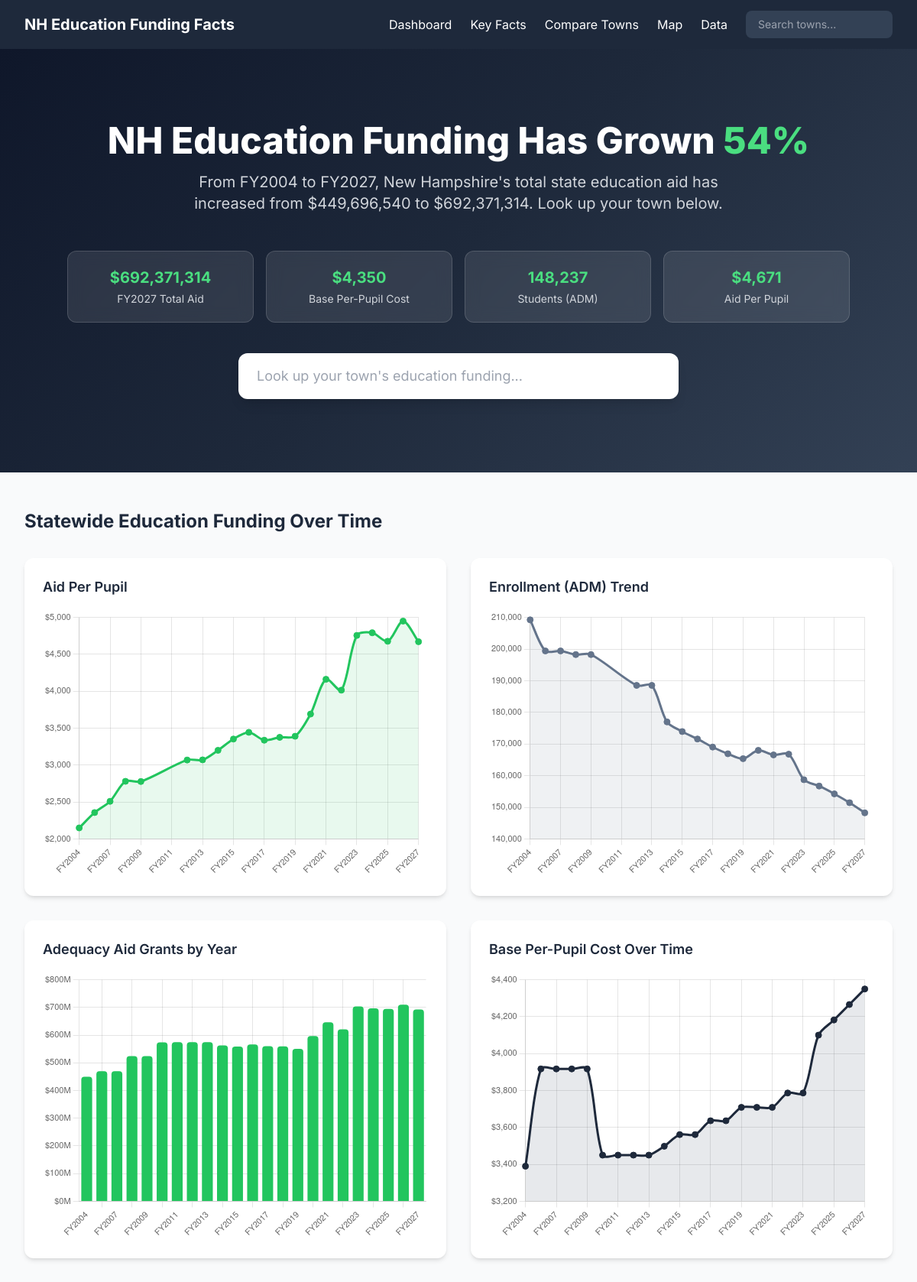
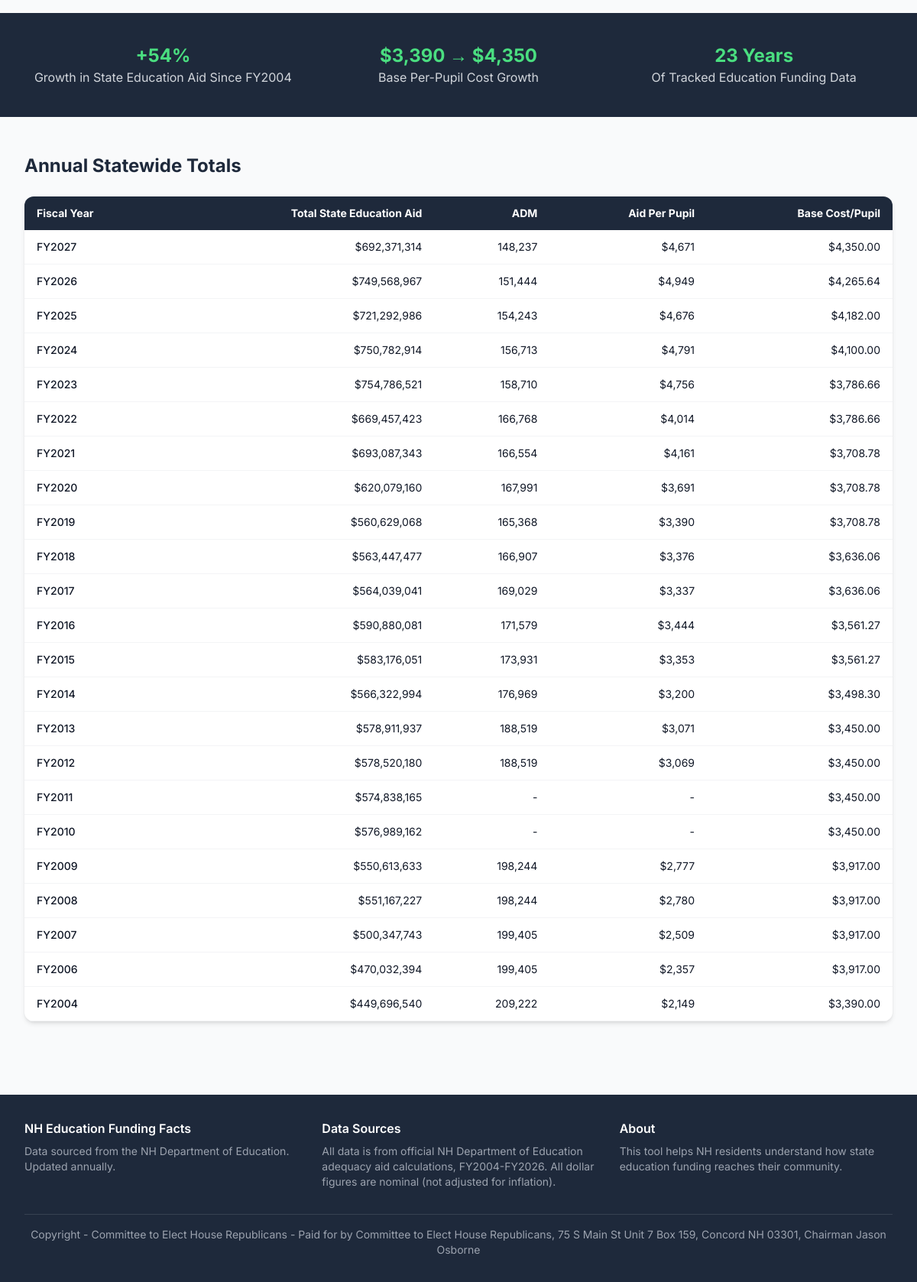
The app's page /, older data (2 pictures, top to bottom).
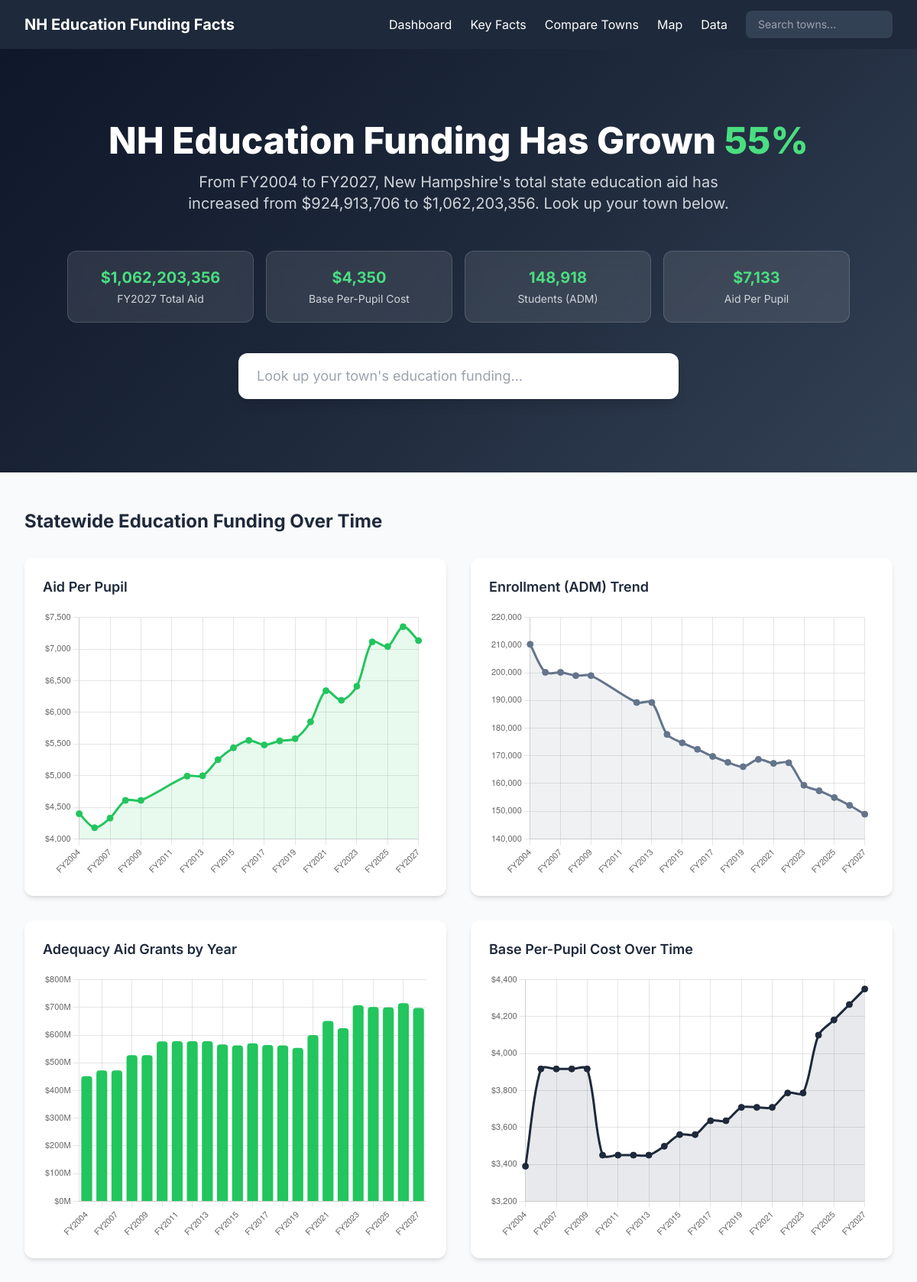
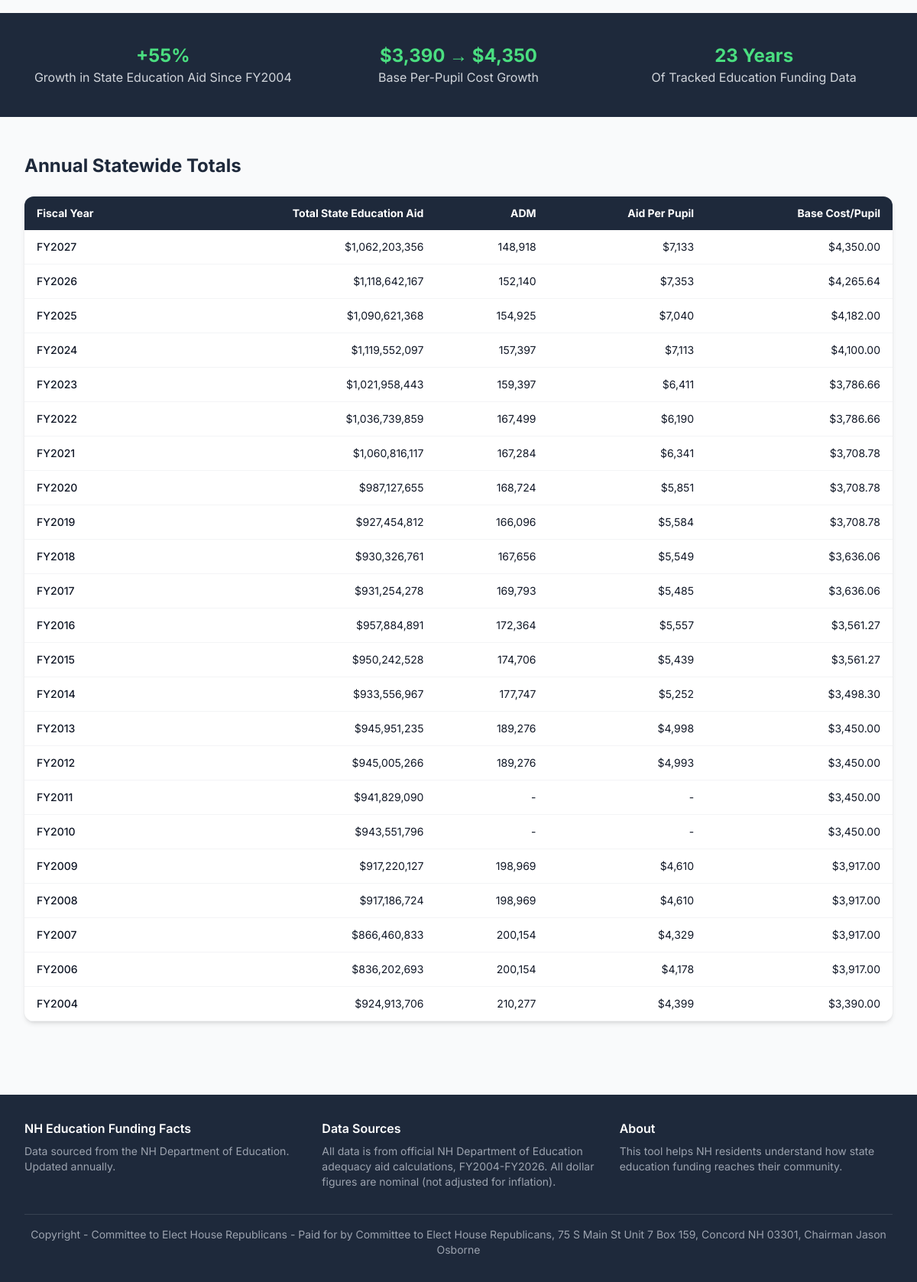
The same page, newer data (2 pictures, top to bottom).
### models.py (models this page shows)
class StatewideTotals(db.Model):
    __tablename__ = 'statewide_totals'
    fiscal_year = db.Column(db.Integer, primary_key=True)
    total_adequacy_aid = db.Column(db.Float)
    total_sped_aid = db.Column(db.Float)
    total_building_aid = db.Column(db.Float)
    total_charter_aid = db.Column(db.Float)
    total_cte_aid = db.Column(db.Float)
    total_kindergarten_aid = db.Column(db.Float)
    total_all_education_aid = db.Column(db.Float)
    base_cost_per_pupil = db.Column(db.Float)
    swept_rate = db.Column(db.Float)
    total_adm = db.Column(db.Float)
    total_fr_adm = db.Column(db.Float)
    aid_per_pupil = db.Column(db.Float)

### app.py (the view)
@app.route('/')
def index():
    totals = StatewideTotals.query.order_by(StatewideTotals.fiscal_year).all()
    years = [t.fiscal_year for t in totals]
    adequacy = [t.total_adequacy_aid or 0 for t in totals]
    sped = [t.total_sped_aid or 0 for t in totals]
    building = [t.total_building_aid or 0 for t in totals]
    charter = [t.total_charter_aid or 0 for t in totals]
    cte = [t.total_cte_aid or 0 for t in totals]
    kindergarten = [t.total_kindergarten_aid or 0 for t in totals]
    total_all = [t.total_all_education_aid or 0 for t in totals]
    per_pupil = [t.aid_per_pupil if t.aid_per_pupil and t.aid_per_pupil > 0 else None for t in totals]
    base_cost = [t.base_cost_per_pupil if t.base_cost_per_pupil and t.base_cost_per_pupil > 0 else None for t in totals]
    adm_data = [t.total_adm if t.total_adm and t.total_adm > 0 else None for t in totals]
    first = totals[0] if totals else None
    latest = totals[-1] if totals else None
    latest_good = None
    for t in reversed(totals):
        if t.total_all_education_aid and t.total_all_education_aid > 0:
            latest_good = t
            break
    first_good = None
    for t in totals:
        if t.total_all_education_aid and t.total_all_education_aid > 0:
            first_good = t
            break
    growth_pct = 0
    if first_good and latest_good and first_good.total_adequacy_aid and first_good.total_adequacy_aid > 0:
        growth_pct = ((latest_good.total_adequacy_aid - first_good.total_adequacy_aid)
                      / first_good.total_adequacy_aid) * 100
    return render_template('index.html',
                           totals=totals,
                           years=years,
                           adequacy=adequacy,
                           sped=sped,
                           building=building,
                           charter=charter,
                           cte=cte,
                           kindergarten=kindergarten,
                           total_all=total_all,
                           per_pupil=per_pupil,
                           base_cost=base_cost,
                           adm_data=adm_data,
                           first=first_good,
                           latest=latest_good,
                           growth_pct=growth_pct)

### app.py (called while the page is built)
@app.template_filter('currency_full')
def currency_full_filter(value):
    if value is None:
        return '$0'
    return f'${value:,.0f}'

@app.context_processor
def utility_processor():
    return {
        'min_year': 2004,
        'max_year': 2026,
    }

### templates/index.html (shortened to what this page needs)
{% extends "base.html" %}
{% block content %}
<section class="hero-gradient text-white py-16 md:py-24">
    <div class="max-w-7xl mx-auto px-4 sm:px-6 lg:px-8">
        <div class="text-center mb-12">
            <h1 class="text-4xl md:text-5xl font-extrabold mb-4">
                NH Education Funding Has Grown <span class="text-growth-light" id="hero-growth-pct">{{ "%.0f"|format(growth_pct) }}%</span>
            </h1>
            <p class="text-xl text-gray-300 max-w-3xl mx-auto">
                From FY{{ first.fiscal_year }} to FY{{ latest.fiscal_year }}, New Hampshire's total state education aid has increased
                from <span id="hero-first-aid">{{ first.total_all_education_aid|currency_full }}</span> to <span id="hero-latest-aid">{{ latest.total_all_education_aid|currency_full }}</span>.
                Look up your town below.
            </p>
        </div>
        <div class="grid grid-cols-1 md:grid-cols-4 gap-4 max-w-5xl mx-auto">
            <div class="stat-card rounded-xl p-5 text-center">
                <div class="text-xl font-bold text-growth-light" id="stat-total-aid">{{ latest.total_all_education_aid|currency_full }}</div>
                <div class="text-sm text-gray-300 mt-1">FY{{ latest.fiscal_year }} Total Aid</div>
            </div>
            <div class="stat-card rounded-xl p-5 text-center">
                <div class="text-xl font-bold text-growth-light" id="stat-base-cost">${{ "{:,.0f}".format(latest.base_cost_per_pupil or 0) }}</div>
                <div class="text-sm text-gray-300 mt-1">Base Per-Pupil Cost</div>
            </div>
            <div class="stat-card rounded-xl p-5 text-center">
                <div class="text-xl font-bold text-growth-light">{{ "{:,.0f}".format(latest.total_adm or 0) }}</div>
                <div class="text-sm text-gray-300 mt-1">Students (ADM)</div>
            </div>
            <div class="stat-card rounded-xl p-5 text-center">
                <div class="text-xl font-bold text-growth-light" id="stat-aid-per-pupil">${{ "{:,.0f}".format(latest.aid_per_pupil or 0) }}</div>
                <div class="text-sm text-gray-300 mt-1">Aid Per Pupil</div>
            </div>
        </div>
        <div class="max-w-xl mx-auto mt-10">
            <div class="relative">
                <input type="text" id="hero-search" placeholder="Look up your town's education funding..."
                       class="w-full px-6 py-4 rounded-xl text-gray-900 text-lg shadow-lg focus:outline-none focus:ring-4 focus:ring-growth/50">
            </div>
        </div>
    </div>
</section>
<section class="py-12">
    <div class="max-w-7xl mx-auto px-4 sm:px-6 lg:px-8">
        <h2 class="text-2xl font-bold text-navy-800 mb-8">Statewide Education Funding Over Time</h2>
        <div class="grid grid-cols-1 lg:grid-cols-2 gap-8">
            <div class="bg-white rounded-xl shadow-md p-6">
                <h3 class="text-lg font-semibold text-navy-800 mb-4">Aid Per Pupil</h3>
                <div class="chart-container" style="height: 350px;">
                    <canvas id="perPupilChart"></canvas>
                </div>
            </div>
            <div class="bg-white rounded-xl shadow-md p-6">
                <h3 class="text-lg font-semibold text-navy-800 mb-4">Enrollment (ADM) Trend</h3>
                <div class="chart-container" style="height: 350px;">
                    <canvas id="enrollmentChart"></canvas>
                </div>
            </div>
            <div class="bg-white rounded-xl shadow-md p-6">
                <h3 class="text-lg font-semibold text-navy-800 mb-4">Adequacy Aid Grants by Year</h3>
                <div class="chart-container" style="height: 350px;">
                    <canvas id="totalAidChart"></canvas>
                </div>
            </div>
            <div class="bg-white rounded-xl shadow-md p-6">
                <h3 class="text-lg font-semibold text-navy-800 mb-4">Base Per-Pupil Cost Over Time</h3>
                <div class="chart-container" style="height: 350px;">
                    <canvas id="baseCostChart"></canvas>
                </div>
            </div>
        </div>
    </div>
</section>
<section class="bg-navy-800 text-white py-10">
    <div class="max-w-7xl mx-auto px-4 sm:px-6 lg:px-8">
        <div class="grid grid-cols-1 md:grid-cols-3 gap-6 text-center">
            <div>
                <div class="text-2xl font-bold text-growth-light" id="facts-growth-pct">+{{ "%.0f"|format(growth_pct) }}%</div>
                <div class="text-gray-300">Growth in State Education Aid Since FY{{ first.fiscal_year }}</div>
            </div>
            <div>
                {% if first and latest and first.base_cost_per_pupil and latest.base_cost_per_pupil %}
                <div class="text-2xl font-bold text-growth-light" id="facts-base-cost">
                    ${{ "{:,.0f}".format(first.base_cost_per_pupil) }} &rarr; ${{ "{:,.0f}".format(latest.base_cost_per_pupil) }}
                </div>
                <div class="text-gray-300">Base Per-Pupil Cost Growth</div>
                {% endif %}
            </div>
            <div>
                <div class="text-2xl font-bold text-growth-light">23 Years</div>
                <div class="text-gray-300">Of Tracked Education Funding Data</div>
            </div>
        </div>
    </div>
</section>
<section class="py-12">
    <div class="max-w-7xl mx-auto px-4 sm:px-6 lg:px-8">
        <h2 class="text-2xl font-bold text-navy-800 mb-6">Annual Statewide Totals</h2>
        <div class="bg-white rounded-xl shadow-md overflow-x-auto">
            <table class="w-full text-sm">
                <thead class="bg-navy-800 text-white">
                    <tr>
                        <th class="px-4 py-3 text-left">Fiscal Year</th>
                        <th class="px-4 py-3 text-right">Total State Education Aid</th>
                        <th class="px-4 py-3 text-right">ADM</th>
                        <th class="px-4 py-3 text-right">Aid Per Pupil</th>
                        <th class="px-4 py-3 text-right">Base Cost/Pupil</th>
                    </tr>
                </thead>
                <tbody id="statewide-table-body">
                    {% for t in totals|reverse %}
                    <tr class="border-b border-gray-100 hover:bg-gray-50">
                        <td class="px-4 py-3 font-medium">FY{{ t.fiscal_year }}</td>
                        <td class="px-4 py-3 text-right">{{ t.total_all_education_aid|currency_full }}</td>
                        <td class="px-4 py-3 text-right">{{ "{:,.0f}".format(t.total_adm) if t.total_adm and t.total_adm > 0 else '-' }}</td>
                        <td class="px-4 py-3 text-right">{{ "${:,.0f}".format(t.aid_per_pupil) if t.aid_per_pupil and t.aid_per_pupil > 0 else '-' }}</td>
                        <td class="px-4 py-3 text-right">${{ "{:,.2f}".format(t.base_cost_per_pupil or 0) }}</td>
                    </tr>
                    {% endfor %}
                </tbody>
            </table>
        </div>
    </div>
</section>
{% endblock %}

### templates/base.html (shortened to what this page needs)
<!DOCTYPE html>
<html lang="en">
<head>
    <script src="https://cdn.tailwindcss.com"></script>
</head>
<body class="bg-gray-50 text-gray-900">
    <nav class="bg-navy-800 text-white shadow-lg">
        <div class="max-w-7xl mx-auto px-4 sm:px-6 lg:px-8">
            <div class="flex items-center justify-between h-16">
                <a href="/" class="flex items-center space-x-3">
                    <div class="text-xl font-bold">NH Education Funding Facts</div>
                </a>
                <div class="hidden md:flex items-center space-x-6">
                    <a href="/" class="hover:text-gray-300 transition">Dashboard</a>
                    <a href="/facts" class="hover:text-gray-300 transition">Key Facts</a>
                    <a href="/compare" class="hover:text-gray-300 transition">Compare Towns</a>
                    <a href="/map" class="hover:text-gray-300 transition">Map</a>
                    <a href="/data" class="hover:text-gray-300 transition">Data</a>
                    <div class="relative">
                        <input type="text" id="nav-search" placeholder="Search towns..."
                               class="bg-navy-700 text-white placeholder-gray-400 rounded-lg px-4 py-2 text-sm w-48 focus:outline-none focus:ring-2 focus:ring-growth">
                    </div>
                </div>
            </div>
        </div>
    </nav>
    <main>
        {% block content %}{% endblock %}
    </main>
    <footer class="bg-navy-800 text-gray-400 py-8 mt-12">
        <div class="max-w-7xl mx-auto px-4 sm:px-6 lg:px-8">
            <div class="grid grid-cols-1 md:grid-cols-3 gap-8">
                <div>
                    <h3 class="text-white font-semibold mb-2">NH Education Funding Facts</h3>
                    <p class="text-sm">Data sourced from the NH Department of Education. Updated annually.</p>
                </div>
                <div>
                    <h3 class="text-white font-semibold mb-2">Data Sources</h3>
                    <p class="text-sm">All data is from official NH Department of Education adequacy aid calculations, FY2004-FY2026. All dollar figures are nominal (not adjusted for inflation).</p>
                </div>
                <div>
                    <h3 class="text-white font-semibold mb-2">About</h3>
                    <p class="text-sm">This tool helps NH residents understand how state education funding reaches their community.</p>
                </div>
            </div>
            <div class="mt-8 pt-4 border-t border-gray-700 text-sm text-center">
                Copyright - Committee to Elect House Republicans - Paid for by Committee to Elect House Republicans, 75 S Main St Unit 7 Box 159, Concord NH 03301, Chairman Jason Osborne
            </div>
        </div>
    </footer>
</body>
</html>

### templates/base.html (style rules this page uses)
body { font-family: 'Inter', sans-serif; }
.hero-gradient { background: linear-gradient(135deg, #0f172a 0%, #1e293b 50%, #334155 100%); }
.stat-card { background: rgba(255,255,255,0.1); backdrop-filter: blur(10px); border: 1px solid rgba(255,255,255,0.15); }
.chart-container { position: relative; width: 100%; }

Row changes from the older to the newer data that the page shows:
changed StatewideTotals id 2004: total_all_education_aid "$449,696,540" → "$924,913,706"; total_adm "209,222" → "210,277"; aid_per_pupil "$2,149" → "$4,399"
changed StatewideTotals id 2027: total_all_education_aid "$692,371,314" → "$1,062,203,356"; total_adm "148,237" → "148,918"; aid_per_pupil "4,671" → "7,133"; aid_per_pupil "$4,671" → "$7,133"
changed StatewideTotals id 2026: total_all_education_aid "$749,568,967" → "$1,118,642,167"; total_adm "151,444" → "152,140"; aid_per_pupil "$4,949" → "$7,353"
changed StatewideTotals id 2025: total_all_education_aid "$721,292,986" → "$1,090,621,368"; total_adm "154,243" → "154,925"; aid_per_pupil "$4,676" → "$7,040"
changed StatewideTotals id 2024: total_all_education_aid "$750,782,914" → "$1,119,552,097"; total_adm "156,713" → "157,397"; aid_per_pupil "$4,791" → "$7,113"
changed StatewideTotals id 2023: total_all_education_aid "$754,786,521" → "$1,021,958,443"; total_adm "158,710" → "159,397"; aid_per_pupil "$4,756" → "$6,411"
changed StatewideTotals id 2022: total_all_education_aid "$669,457,423" → "$1,036,739,859"; total_adm "166,768" → "167,499"; aid_per_pupil "$4,014" → "$6,190"
changed StatewideTotals id 2021: total_all_education_aid "$693,087,343" → "$1,060,816,117"; total_adm "166,554" → "167,284"; aid_per_pupil "$4,161" → "$6,341"
changed StatewideTotals id 2020: total_all_education_aid "$620,079,160" → "$987,127,655"; total_adm "167,991" → "168,724"; aid_per_pupil "$3,691" → "$5,851"
changed StatewideTotals id 2019: total_all_education_aid "$560,629,068" → "$927,454,812"; total_adm "165,368" → "166,096"; aid_per_pupil "$3,390" → "$5,584"
changed StatewideTotals id 2018: total_all_education_aid "$563,447,477" → "$930,326,761"; total_adm "166,907" → "167,656"; aid_per_pupil "$3,376" → "$5,549"
changed StatewideTotals id 2017: total_all_education_aid "$564,039,041" → "$931,254,278"; total_adm "169,029" → "169,793"; aid_per_pupil "$3,337" → "$5,485"
changed StatewideTotals id 2016: total_all_education_aid "$590,880,081" → "$957,884,891"; total_adm "171,579" → "172,364"; aid_per_pupil "$3,444" → "$5,557"
changed StatewideTotals id 2015: total_all_education_aid "$583,176,051" → "$950,242,528"; total_adm "173,931" → "174,706"; aid_per_pupil "$3,353" → "$5,439"
changed StatewideTotals id 2014: total_all_education_aid "$566,322,994" → "$933,556,967"; total_adm "176,969" → "177,747"; aid_per_pupil "$3,200" → "$5,252"
changed StatewideTotals id 2013: total_all_education_aid "$578,911,937" → "$945,951,235"; total_adm "188,519" → "189,276"; aid_per_pupil "$3,071" → "$4,998"
changed StatewideTotals id 2012: total_all_education_aid "$578,520,180" → "$945,005,266"; total_adm "188,519" → "189,276"; aid_per_pupil "$3,069" → "$4,993"
changed StatewideTotals id 2011: total_all_education_aid "$574,838,165" → "$941,829,090"
changed StatewideTotals id 2010: total_all_education_aid "$576,989,162" → "$943,551,796"
changed StatewideTotals id 2009: total_all_education_aid "$550,613,633" → "$917,220,127"; total_adm "198,244" → "198,969"; aid_per_pupil "$2,777" → "$4,610"
changed StatewideTotals id 2008: total_all_education_aid "$551,167,227" → "$917,186,724"; total_adm "198,244" → "198,969"; aid_per_pupil "$2,780" → "$4,610"
changed StatewideTotals id 2007: total_all_education_aid "$500,347,743" → "$866,460,833"; total_adm "199,405" → "200,154"; aid_per_pupil "$2,509" → "$4,329"
changed StatewideTotals id 2006: total_all_education_aid "$470,032,394" → "$836,202,693"; total_adm "199,405" → "200,154"; aid_per_pupil "$2,357" → "$4,178"
Text that changed along with them:
{{ "%.0f"|format(growth_pct) }}: "54" → "55"
chart data {{ adm_data|tojson }}: [209222.2, 199404.6, 199404.6, 198244.2, 198244.2, null, null, 188518.63, 188518.63, 176968.53, 173931.36, 171579.39, 169028.81, 166906.99, 165368.37, 167991.46, 166553.74, 166767.99, 158710.12, 156713.01, 154243.16, 151443.5, 148237.1] → [210276.8, 200153.8, 200153.8, 198968.9, 198968.9, null, null, 189275.93, 189275.93, 177747.28, 174706.05, 172363.77, 169793.46, 167655.54, 166095.94, 168724.33, 167284.3, 167498.55, 159396.63, 157396.86, 154925.37, 152139.68, 148918.1]
